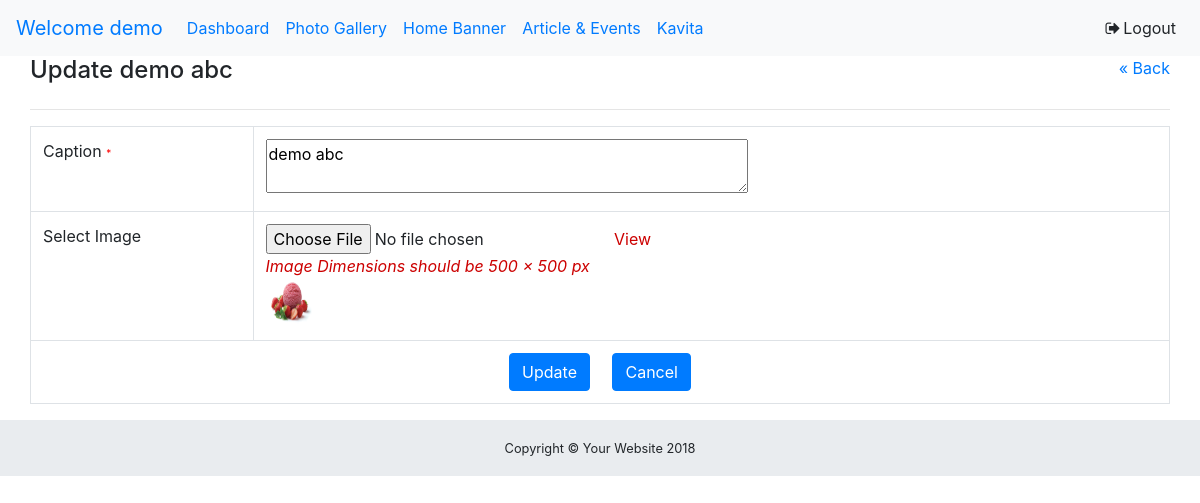
The app's page /cms/banner.php?q=edit&id=d3d9446802a44259755d38e6d163e820 (signed in) with its own data.
### tables this page shows
CREATE TABLE `tbl_banner` (
  `photo_id` int(11) NOT NULL,
  `photo_caption` varchar(250) DEFAULT NULL,
  `photo_file` varchar(250) DEFAULT NULL,
  `photo_date` varchar(200) DEFAULT NULL,
  `sort_order` int(11) DEFAULT '0',
  `status` int(11) DEFAULT '1'
);

### includes/classes/sitedata.cls.php (called while the page is built, shortened)
<?php
class SiteData	{
	var $oDb;
	function SiteData()	{
		$this->oDb = new WADB(SYSTEM_DBHOST, SYSTEM_DBNAME, SYSTEM_DBUSER, SYSTEM_DBPWD);
		return TRUE;
	}
	function getData($sSql)	{
		$hData  = $this->oDb->selectRecords($sSql);
		$iNumOfItems = $this->oDb->getNumberOfRecords();
		$ahomeData = array('NO_OF_ITEMS'=>$iNumOfItems, 'oDATA'=>$hData);
		return $ahomeData ;
	}
}
?>

### cms/includes/functions/common.php (called while the page is built, shortened)
<?php
function inText($str) {
	$str = addslashes(strip_tags($str));
	return $str;
}
function outText($str) {
	$str = stripslashes($str);
	return $str;
}
function currentPage() {
	$currentpageurl = $_SERVER['PHP_SELF'];
	return $currentpageurl;
}
?>

### includes/classes/Banner.cls.php (called while the page is built, shortened)
<?php
class Banner extends SiteData {
	function getPhotoById($id) {
		$id = inText($id);
		$sql = "SELECT * from ".BANNER." where md5(photo_id)='$id'";
		$res = $this->getData($sql);
		return $res;
	}
}
?>

### includes/classes/db.cls.php (called while the page is built, shortened)
<?php
class WADB
	{
		public $iNoOfRecords;
		public $bSelectRecords;
		private $oDbLink;
		function WADB ($sDbHost, $sDbName, $sDbUser, $sDbPwd)
		{
			$this->oDbLink = mysqli_connect ($sDbHost, $sDbUser, $sDbPwd,$sDbName) or die ("MySQL DB could not be connected");
		}
		function selectRecords($sSqlQuery)
		{
			$this->oQueryResult = mysqli_query($this->oDbLink, $sSqlQuery) or die(mysqli_error($this->oDbLink));
			$this->iNoOfRecords = mysqli_num_rows($this->oQueryResult);
			if ($this->iNoOfRecords > 0) {
				while ($oRow = mysqli_fetch_assoc($this->oQueryResult)) {
					$this->bSelectRecords[] = $oRow;
				}
			}
			$this->aArrRec = $this->bSelectRecords;
			return $this->aArrRec;
		}
		function getNumberOfRecords () {
			return $this->iNoOfRecords;
		}
	}
?>

### cms/includes/banner_edit.php (the view, shortened to what this page needs)
<?php $required = "<font color='#FF0000' size='1'>*</font>";?>
<?php
$id=$_REQUEST['id'];
$res = $bannerObj->getPhotoById($id);
$total = $res['NO_OF_ITEMS'];
if($total>0) {
	$photo_file = outText($res['oDATA'][0]['photo_file']);
	$photo_caption = outText($res['oDATA'][0]['photo_caption']);
	if($photo_file!="") {
		$img_file ="../photo/".$photo_file;
	}
}
?>
<div class="col-12">
  <div class="pull-left"><h4>Update <?=$photo_caption?></h4> </div>
  <div class="pull-right"><a href="<?=$_curpage?>">&laquo; Back</a></div>
<div class="clearfix"></div>
  <hr/>
  <form action="BannerAction.php" method="post" enctype="multipart/form-data" name="addphotofrm" onsubmit="return edit_photo_valid(this);">
	 <table class="table table-bordered">
            <tr>
              <td>Caption <?=$required?></td>
              <td><textarea name="photo_caption" rows="2" cols="45" required><?=$photo_caption?></textarea></td>
            </tr>
            <tr>
              <td>Select Image </td>
              <td><input type="file" name="photo_file" />
                <a href="<?=$img_file?>" target="_blank" style="color:#CC0000">View</a>
					<div><i style="color:#CC0000;">Image Dimensions should be 500 &times; 500 px</i></div>
					<div><img src="<?=$img_file?>" width="50" height="50" alt="<?=$img_file?>" title="<?=$img_file?>"/></div>
				</td>
            </tr>
            <tr>
              <td colspan="2" align="center" height="50" valign="bottom"><input name="submit" type="submit" value="Update" class="btn btn-primary"/>
                <input name="cancel" type="button" value="Cancel" class="btn btn-primary" onclick="document.location.href='<?=$_SERVER['PHP_SELF']?>'"/>
              </td>
            </tr>
          </table>
</form>
</div>

### records on screen
tbl_banner: photo_caption "demo abc", photo_file (picture)

### other values on screen
$_SESSION[SES]['admin']['admin_name'] "demo"
